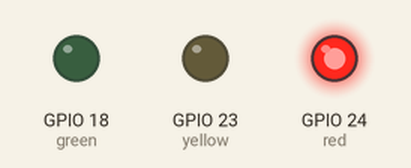
The program below on a simulated Raspberry Pi (BCM pin numbers). On the bench: output pins drawn as LEDs (lit = HIGH).

Above: at 0.2 s.
At 1.5 s:
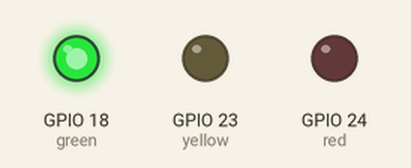
At 4.0 s:
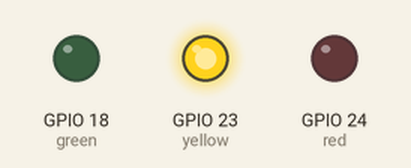
At 6.0 s:
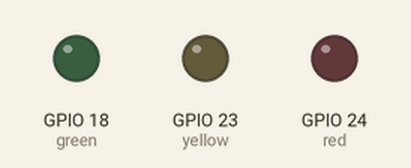
Timing chart, 0 to 9.1 s (numbered marks = the images above):
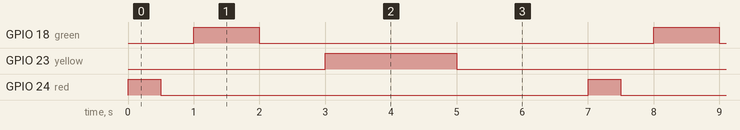

The program:

Titilope_TrafficLight.py
```python
import RPi.GPIO as GPIO

import time

GPIO.cleanup()

GPIO.setmode(GPIO.BCM)

red = 24

GPIO.setup(red, GPIO.OUT)

green = 18

GPIO.setup(green, GPIO.OUT)

yellow = 23

GPIO.setup(yellow, GPIO.OUT)

while True:

	GPIO.output(red, True)

	time.sleep(0.5)

	GPIO.output(red, False)

	time.sleep(0.5)

	GPIO.output(green, True)

	time.sleep(1)

	GPIO.output(green, False)

	time.sleep(1)

	GPIO.output(yellow, True)

	time.sleep(2)

	GPIO.output(yellow, False)

	time.sleep(2)
```

Measured:
- by itself, GPIO 18 (green): alternates HIGH for 1.0 s and LOW for 6.0 s
- by itself, GPIO 23 (yellow): alternates HIGH for 2.0 s and LOW for 5.0 s
- by itself, GPIO 24 (red): alternates HIGH for 0.50 s and LOW for 6.5 s
